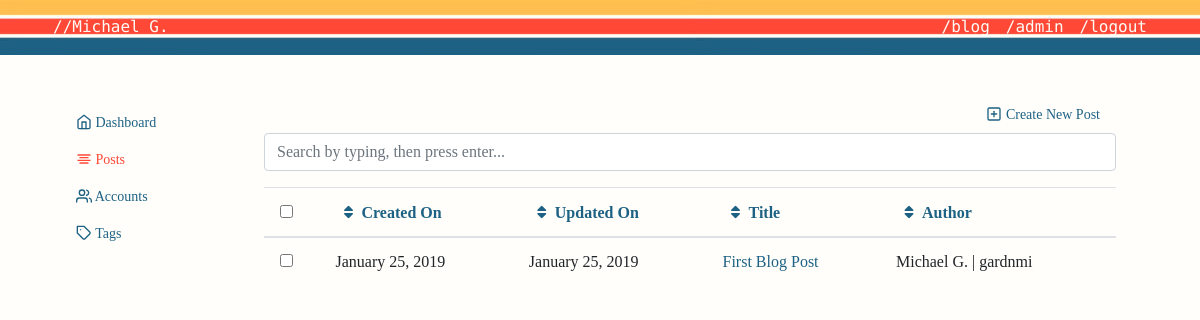
Page /admin/posts (signed in) on the committed database.
### personal_blog/models.py (models this page shows, shortened)
class Post(ResourceMixin, db.Model):
    id = db.Column(db.Integer, primary_key=True)
    title = db.Column(db.String(100), nullable=False)
    slug = db.Column(db.String(100), unique=True, nullable=False)
    date_posted = db.Column(db.DateTime, nullable=False, default=datetime.utcnow)
    content = db.Column(db.Text, nullable=False)
    user_id = db.Column(db.Integer, db.ForeignKey('user.id'), nullable=False)
    tags = db.relationship('Tag', secondary=posts_and_tags, lazy='subquery', backref=db.backref('pages', lazy=True))

class User(ResourceMixin, UserMixin, db.Model):
    id = db.Column(db.Integer, primary_key=True)
    username = db.Column(db.String(20), unique=True, nullable=False)
    alias = db.Column(db.String(20), unique=True, nullable=False)
    email = db.Column(db.String(120), unique=True, nullable=False)
    image_file = db.Column(db.String(20), nullable=False, default='default.jpg')
    password = db.Column(db.String(60), nullable=False)
    posts = db.relationship('Post', backref='author', lazy=True)

### personal_blog/views.py (the view)
@app.route("/admin/posts", methods=['GET', 'POST'])
@login_required
def admin_posts():
    search_form = SearchForm()
    bulk_form = BulkDeleteForm()
    sort_by = Post.sort_by(request.args.get('sort', 'created_on'),
                           request.args.get('direction', 'desc'))
    order_values = '{0} {1}'.format(sort_by[0], sort_by[1])
    search = '%{0}%'.format(request.args.get('q', ''))
    posts = Post.query \
        .filter(or_(Post.title.ilike(search), Post.title.ilike(search))) \
        .order_by(text(order_values)).all()
    return render_template('admin_posts.html', form=search_form, bulk_form=bulk_form, posts=posts, title='Posts')

### personal_blog/forms.py
class SearchForm(FlaskForm):
    q = StringField('Search terms', validators=[Optional(), Length(1, 256)])

class BulkDeleteForm(FlaskForm):
    scope = SelectField('Privileges',
                        choices=[('all_selected_items', 'All selected items'),
                                 ('all_search_results', 'All search results')],
                        validators=[DataRequired()]
                        )

### personal_blog/lib/util_sqlalchemy.py (called while the page is built)
    @classmethod
    def sort_by(cls, field, direction):
        if field not in cls.__table__.columns:
            field = 'created_on'
        if direction not in ('asc', 'desc'):
            direction = 'asc'
        return field, direction

### personal_blog/models.py (called while the page is built)
@login_manager.user_loader
def load_user(user_id):
    return User.query.get(int(user_id))

### personal_blog/templates/admin_posts.html (shortened to what this page needs)
{% extends "admin.html" %}
{% block admin %}
<a class= "nav-link" href="{{ url_for('new_post') }}" id= "create"> <span data-feather="plus-square"></span> Create New Post </a>
  <form action="{{ url_for('admin_posts') }}" method="get"
        id="" class="" role="form">
    <div class="form-group">
      <input type="text" class="form-control"
             id="q" name="q" value="{{ request.args.get('q', '') }}"
             placeholder="Search by typing, then press enter...">
    </div>
  </form>
  {% if posts.total == 0 %}
    <h3>No results found</h3>
    {% if request.args.get('q') %}
      <p>Try limiting or removing your search terms.</p>
    {% else %}
      <p>There are no posts present,
         you should <a href="{{ url_for('') }}">sign up</a>.</p>
    {% endif %}
  {% else %}
  <form action="{{ url_for('admin_posts_bulk_delete') }}" method="post"
        id="" class="" role="form">
      <table class="table">
        <thead>
          <tr>
            <th>
              <input id="select_all" name="select_all" type="checkbox">
            </th>
            <th class="col-header">
              {% set sort = request.args.get('sort', None) %}
              {% set direction = request.args.get('direction', 'asc') %}
              {% set q = request.args.get('q', '') %}
              {% set field = 'created_on' %}
              {% set label = 'Created On' %}
              {% if sort == field and direction == 'asc' %}
                {% set css = "fas fa-sort-down" %}
                {% set direction = 'desc' %}
              {% elif sort == field and direction == 'desc' %}
                {% set css = "fas fa-sort-up" %}
                {% set direction = 'asc' %}
              {% else %}
                {% set css = "fas fa-sort" %}
              {% endif %}
            <a class="{{ css }}" href="{{ url_for('admin_posts',
                                          q=q,
                                          sort=field,
                                          direction=direction,
                                          **request.view_args) }}">{{ label }}</a>
            </th>
            <th class="col-header">
              {% set sort = request.args.get('sort', None) %}
              {% set direction = request.args.get('direction', 'asc') %}
              {% set q = request.args.get('q', '') %}
              {% set field = 'updated_on' %}
              {% set label = 'Updated On' %}
              {% if sort == field and direction == 'asc' %}
                {% set css = "fas fa-sort-down" %}
                {% set direction = 'desc' %}
              {% elif sort == field and direction == 'desc' %}
                {% set css = "fas fa-sort-up" %}
                {% set direction = 'asc' %}
              {% else %}
                {% set css = "fas fa-sort" %}
              {% endif %}
            <a class="{{ css }}" href="{{ url_for('admin_posts',
                                          q=q,
                                          sort=field,
                                          direction=direction,
                                          **request.view_args) }}">{{ label }}</a>
            </th>
            <th class="col-header">
              {% set sort = request.args.get('sort', None) %}
              {% set direction = request.args.get('direction', 'asc') %}
              {% set q = request.args.get('q', '') %}
              {% set field = 'title' %}
              {% set label = 'Title' %}
              {% if sort == field and direction == 'asc' %}
                {% set css = "fas fa-sort-down" %}
                {% set direction = 'desc' %}
              {% elif sort == field and direction == 'desc' %}
                {% set css = "fas fa-sort-up" %}
                {% set direction = 'asc' %}
              {% else %}
                {% set css = "fas fa-sort" %}
              {% endif %}
            <a class="{{ css }}" href="{{ url_for('admin_posts',
                                          q=q,
                                          sort=field,
                                          direction=direction,
                                          **request.view_args) }}">{{ label }}</a>
            </th>
            <th class="col-header">
              {% set sort = request.args.get('sort', None) %}
              {% set direction = request.args.get('direction', 'asc') %}
              {% set q = request.args.get('q', '') %}
              {% set field = 'user_id.username' %}
              {% set label = 'Author' %}
              {% if sort == field and direction == 'asc' %}
                {% set css = "fas fa-sort-down" %}
                {% set direction = 'desc' %}
              {% elif sort == field and direction == 'desc' %}
                {% set css = "fas fa-sort-up" %}
                {% set direction = 'asc' %}
              {% else %}
                {% set css = "fas fa-sort" %}
              {% endif %}
            <a class="{{ css }}" href="{{ url_for('admin_posts',
                                          q=q,
                                          sort=field,
                                          direction=direction,
                                          **request.view_args) }}">{{ label }}</a>
            </th>
          </tr>
        </thead>
        <tbody>
        {% for post in posts %}
          <tr>
            <td>
              <input class="checkbox-item" id="bulk_ids" name="bulk_ids"
                     type="checkbox" value="{{ post.id }}">
            </td>
            <td>
                {{ post.created_on.strftime('%B %d, %Y') }}
            </td>
             <td>
                {{ post.updated_on.strftime('%B %d, %Y') }}
            </td>
              <td>
              <a href="{{ url_for('post', slug=post.slug) }}">
                <div class="pull-left">
                  {{ post.title }}
                </div>
              </a>
            </td>
            <td>
                {{ post.author.alias }} | {{ post.author.username }}
            </td>
          </tr>
        {% endfor %}
        </tbody>
      </table>
    </form>
  {% endif %}
{% endblock admin %}

### personal_blog/static/main.css (style rules this page uses)
a { color: #1d6184; }
body { background: #fffefa; color: #333333; margin-top: 5rem; font-family: 'Zilla Slab', serif; font-weight: 400; font-style: normal; }
.feather { width: 16px; height: 16px; vertical-align: text-bottom; }
.nav-link { display: block; padding: .5rem 1rem; text-align: left; }
#create { font-weight: 500; font-size: .875rem; text-align: right; }
.fa-sort:before { content: "\f0dc"; padding: .5rem ; }

### rows in the picture
Post: created_on "January 25, 2019", updated_on "January 25, 2019", title "First Blog Post", author.alias "Michael G.", author.username "gardnmi"

### other values in the picture
{{ label }} "Created On"
{{ label }} "Updated On"
{{ label }} "Title"
{{ label }} "Author"
